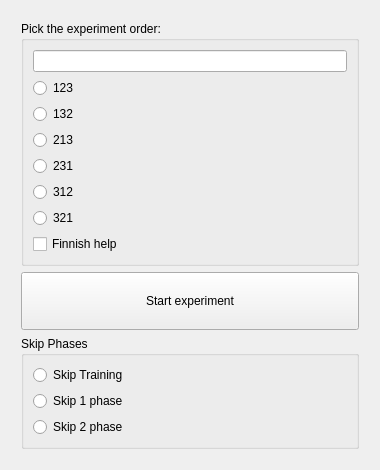
<?xml version="1.0" encoding="UTF-8"?>
<ui version="4.0">
 <class>MyPluginWidget</class>
 <widget class="QWidget" name="MyPluginWidget">
  <property name="geometry">
   <rect>
    <x>0</x>
    <y>0</y>
    <width>380</width>
    <height>470</height>
   </rect>
  </property>
  <property name="contextMenuPolicy">
   <enum>Qt::NoContextMenu</enum>
  </property>
  <layout class="QVBoxLayout" name="verticalLayout">
   <item>
    <layout class="QVBoxLayout" name="verticalLayout_5">
     <property name="leftMargin">
      <number>10</number>
     </property>
     <property name="topMargin">
      <number>10</number>
     </property>
     <property name="rightMargin">
      <number>10</number>
     </property>
     <property name="bottomMargin">
      <number>10</number>
     </property>
     <item>
      <widget class="QGroupBox" name="groupBox">
       <property name="enabled">
        <bool>true</bool>
       </property>
       <property name="title">
        <string>Pick the experiment order:</string>
       </property>
       <layout class="QVBoxLayout" name="verticalLayout_6">
        <item>
         <widget class="QLineEdit" name="name_text"/>
        </item>
        <item>
         <layout class="QVBoxLayout" name="verticalLayout_2">
          <item>
           <widget class="QRadioButton" name="r123">
            <property name="text">
             <string>123</string>
            </property>
           </widget>
          </item>
          <item>
           <widget class="QRadioButton" name="r132">
            <property name="text">
             <string>132</string>
            </property>
           </widget>
          </item>
          <item>
           <widget class="QRadioButton" name="r213">
            <property name="text">
             <string>213</string>
            </property>
           </widget>
          </item>
          <item>
           <widget class="QRadioButton" name="r231">
            <property name="text">
             <string>231</string>
            </property>
           </widget>
          </item>
          <item>
           <widget class="QRadioButton" name="r312">
            <property name="text">
             <string>312</string>
            </property>
           </widget>
          </item>
          <item>
           <widget class="QRadioButton" name="r321">
            <property name="text">
             <string>321</string>
            </property>
           </widget>
          </item>
         </layout>
        </item>
        <item>
         <widget class="QCheckBox" name="finnish_box">
          <property name="text">
           <string>Finnish help</string>
          </property>
         </widget>
        </item>
       </layout>
      </widget>
     </item>
     <item>
      <widget class="QPushButton" name="startButton">
       <property name="enabled">
        <bool>true</bool>
       </property>
       <property name="sizePolicy">
        <sizepolicy hsizetype="Minimum" vsizetype="Expanding">
         <horstretch>0</horstretch>
         <verstretch>0</verstretch>
        </sizepolicy>
       </property>
       <property name="text">
        <string>Start experiment</string>
       </property>
      </widget>
     </item>
     <item>
      <widget class="QGroupBox" name="skip_box">
       <property name="title">
        <string>Skip Phases</string>
       </property>
       <layout class="QVBoxLayout" name="verticalLayout_4">
        <item>
         <widget class="QRadioButton" name="skip0">
          <property name="text">
           <string>Skip Training</string>
          </property>
         </widget>
        </item>
        <item>
         <widget class="QRadioButton" name="skip1">
          <property name="text">
           <string>Skip 1 phase</string>
          </property>
         </widget>
        </item>
        <item>
         <widget class="QRadioButton" name="skip2">
          <property name="text">
           <string>Skip 2 phase</string>
          </property>
         </widget>
        </item>
       </layout>
      </widget>
     </item>
    </layout>
   </item>
  </layout>
 </widget>
 <resources/>
 <connections/>
</ui>
